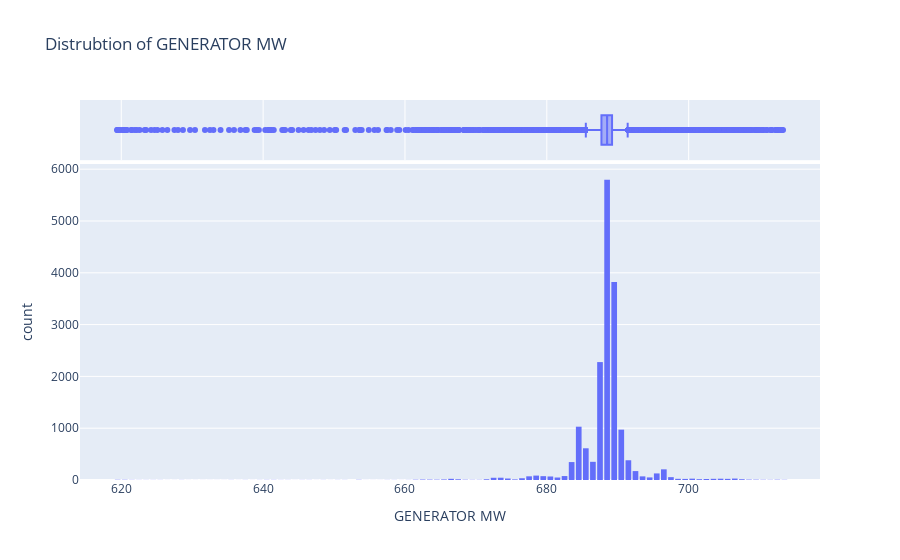

Notebook cell for this chart:
### Markdown cell above
we see here there is no missin values so we can go with
## Exploratory Analysis and Visualization

### Code cell
fig = px.histogram(df,x='GENERATOR MW',marginal='box',nbins = 100,title='Distrubtion of GENERATOR MW')
fig.update_layout(bargap=0.2)
fig.show()

### Figure 1 — Plotly figure (JSON) as saved in the notebook; plotly's stock layout.template omitted (floating-point values rounded to 4 significant figures; data arrays with more than 128 entries replaced by an {"elided": "..."} marker saying what was removed)
{"data": [{"alignmentgroup": "True", "bingroup": "x", "hovertemplate": "GENERATOR MW=%{x}<br>count=%{y}<extra></extra>", "legendgroup": "", "marker": {"color": "#636efa", "pattern": {"shape": ""}}, "name": "", "nbinsx": 100, "offsetgroup": "", "orientation": "v", "showlegend": false, "type": "histogram", "x": {"elided": "17280 float values"}, "xaxis": "x", "yaxis": "y"}, {"alignmentgroup": "True", "hovertemplate": "GENERATOR MW=%{x}<extra></extra>", "legendgroup": "", "marker": {"color": "#636efa"}, "name": "", "notched": true, "offsetgroup": "", "showlegend": false, "type": "box", "x": {"elided": "17280 float values"}, "xaxis": "x2", "yaxis": "y2"}], "layout": {"bargap": 0.2, "barmode": "relative", "legend": {"tracegroupgap": 0}, "title": {"text": "Distrubtion of GENERATOR MW"}, "xaxis": {"anchor": "y", "domain": [0, 1], "title": {"text": "GENERATOR MW"}}, "xaxis2": {"anchor": "y2", "domain": [0, 1], "matches": "x", "showgrid": true, "showticklabels": false}, "yaxis": {"anchor": "x", "domain": [0, 0.8316], "title": {"text": "count"}}, "yaxis2": {"anchor": "x2", "domain": [0.8416, 1], "matches": "y2", "showgrid": false, "showline": false, "showticklabels": false, "ticks": ""}}}
